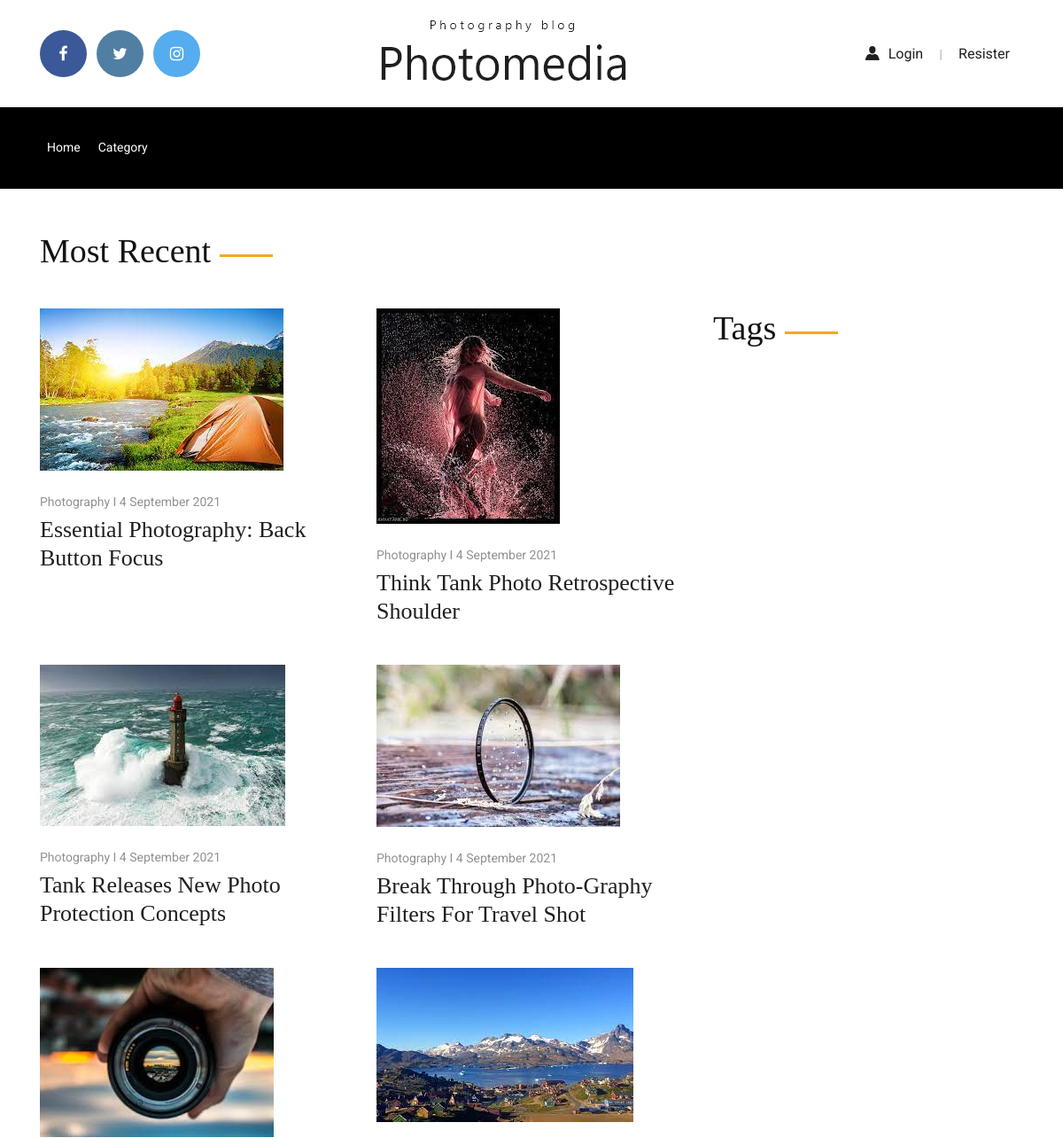
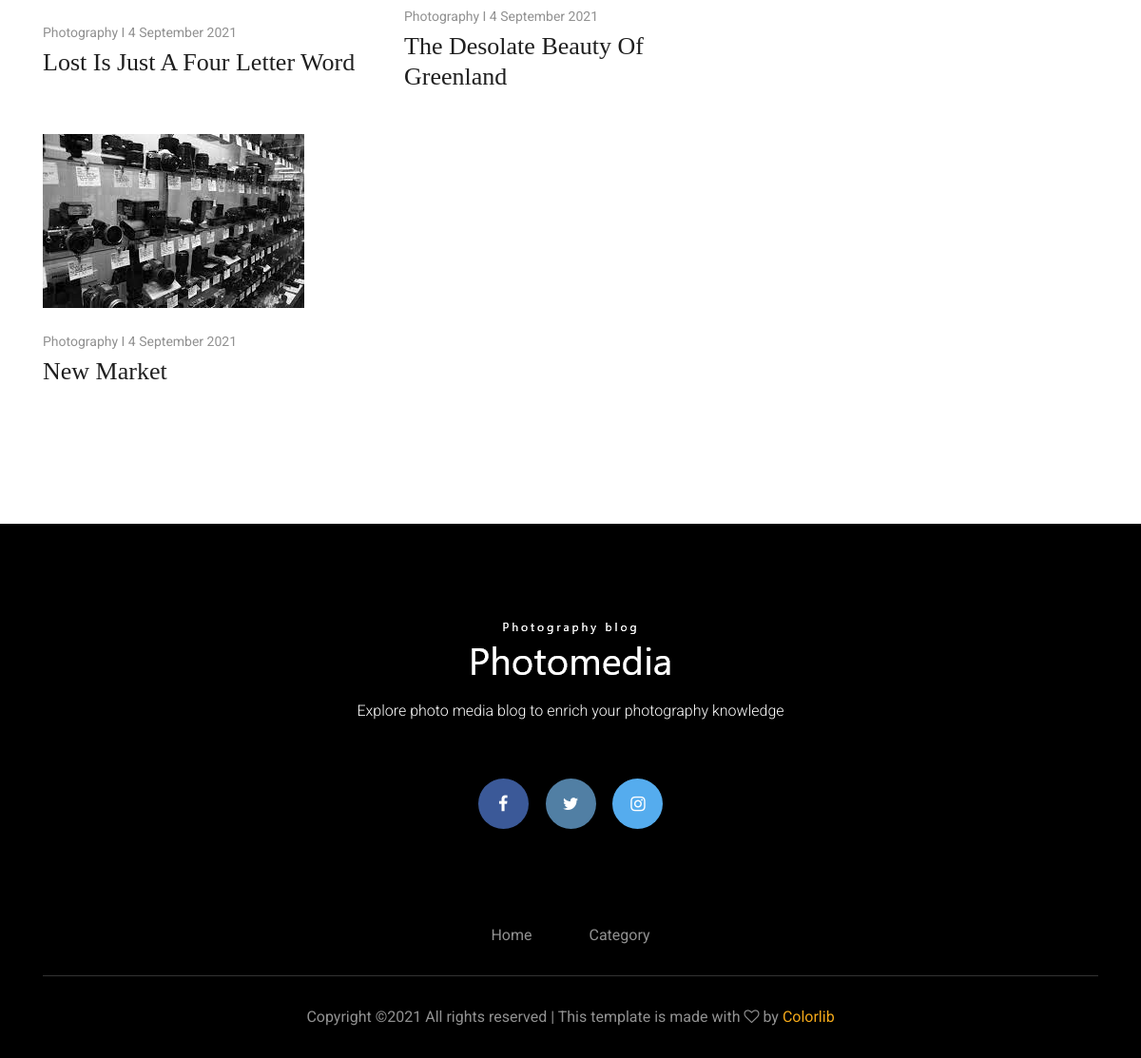
Screenshot of /tag/camera/ with the database file from the repository (2 pictures, top to bottom).
### blog/models.py (models this page shows, shortened)
class Post(models.Model):
    title = models.CharField(max_length=100)
    slug = models.SlugField(max_length=100, verbose_name='Url', unique=True)
    author = models.CharField(max_length=50)
    content = models.TextField(blank=True)
    created_at = models.DateTimeField(auto_now_add=True)
    photo = models.ImageField(upload_to='photos/%Y/%m/%d/', blank=True)
    views = models.IntegerField(default=0)
    category = models.ForeignKey(Category, on_delete=models.PROTECT, related_name='posts')
    tags = models.ManyToManyField(Tag, blank=True, related_name='posts')
    def get_absolute_url(self):
        return reverse('post', kwargs={"slug": self.slug})
    class Meta:
        verbose_name = 'Post'
        verbose_name_plural = 'Posts'
        ordering = ['-created_at']

### blog/views.py (the view)
# urls.py: path('tag/<str:slug>/', PostByTag.as_view(), name='tag'),
class PostByTag(ListView):
    template_name = 'blog/post_by_tags.html'
    context_object_name = 'posts'
    allow_empty = False
    def get_queryset(self):
        return Post.objects.filter(tags__slug=self.kwargs['slug'])
    def get_context_data(self, *, object_list=None, **kwargs):
        context = super().get_context_data(**kwargs)
        context['title'] = 'One category'
        return context

### blog/templates/blog/post_by_tags.html (shortened to what this page needs)
{% extends 'base.html' %}
{% load static %}
{% load menu %}
{% load sidebar %}
{% block content %}
<div class="most_recent_blog">
    <div class="container">
        <div class="row">
            <div class="col-xl-12">
                <div class="section_title mb-33 mt-5">
                    <h3>Most Recent</h3>
                </div>
            </div>
            <div class="col-xl-8 col-md-8">
                <div class="row">
                    {% for post in posts %}
                    <div class="col-xl-6 col-md-6">
                        <div class="single_blog">
                            <div class="blog_thumb">
                                {% if post.photo %}
                                <img src="{{ post.photo.url }}" alt="{{ post.title }}">
                                {% else %}
                                <img src="https://picsum.photos/350/253" alt="{{ post.title }}">
                                {% endif %}
                            </div>
                            <div class="blog_meta">
                                <p><a href="{{ post.get_absolute_url }}">Photography I {{ post.created_at|date:"j F Y" }}</a></p>
                                <h3><a href="{{ post.get_absolute_url }}">{{post.title}}</a></h3>
                            </div>
                        </div>
                    </div>
                    {% endfor %}
                </div>
            </div>
            <div class="col-xl-4 col-md-4">
                <div class="blog_right_side">
                    <div class="section_title mb-33">
                        <h3>Tags</h3>
                    </div>
                </div>
            </div>
        </div>
    </div>
</div>
{% endblock %}

### rows the page displays
Post: photo (picture), created_at "4 September 2021", title "Essential Photography: Back Button Focus"
Post: photo (picture), created_at "4 September 2021", title "Think Tank Photo Retrospective Shoulder"
Post: photo (picture), created_at "4 September 2021", title "Tank Releases New Photo Protection Concepts"
Post: photo (picture), created_at "4 September 2021", title "Break Through Photo-Graphy Filters For Travel Shot"
Post: photo (picture), created_at "4 September 2021", title "Lost Is Just A Four Letter Word"
Post: photo (picture), created_at "4 September 2021", title "The Desolate Beauty Of Greenland"
Post: photo (picture), created_at "4 September 2021", title "New Market"
